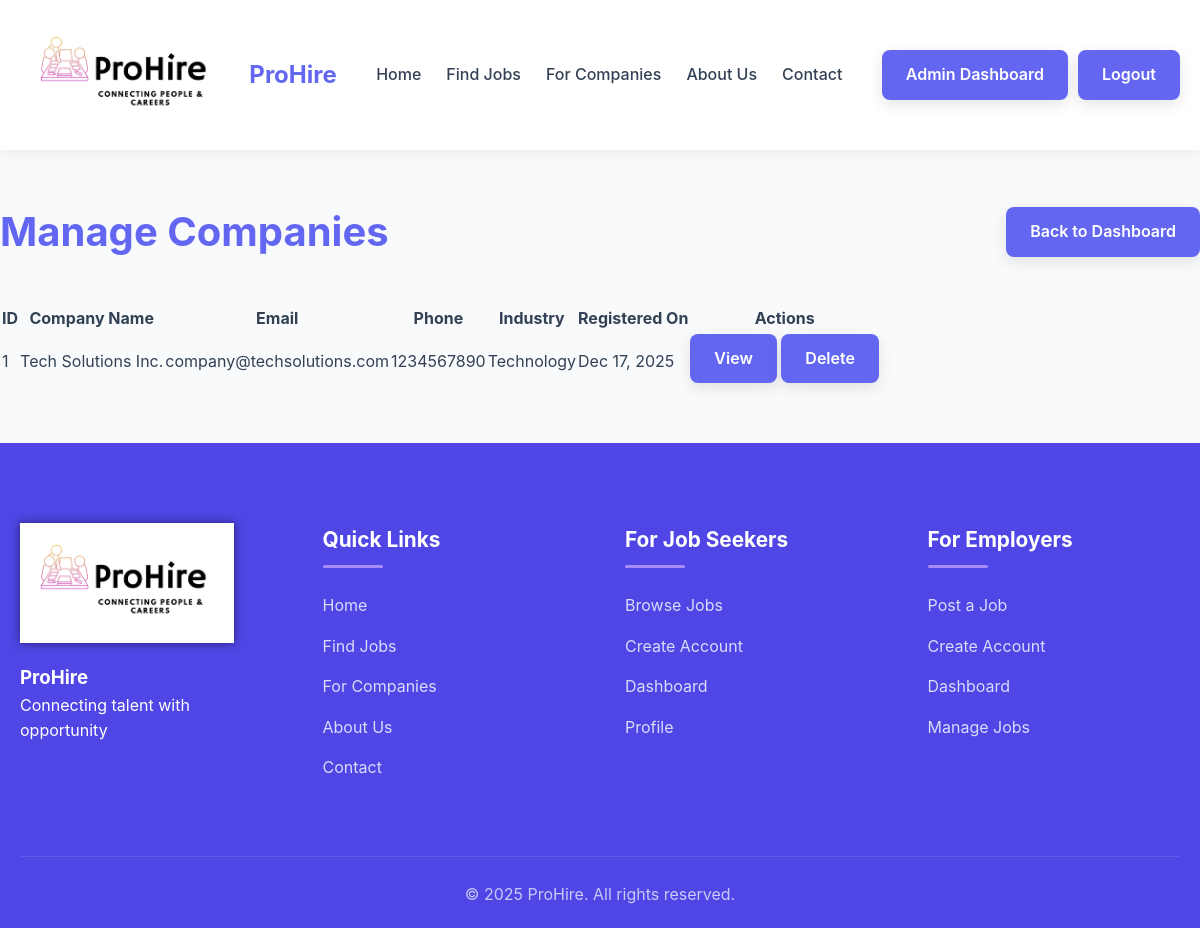
Screenshot of /admin/manage_companies.php (signed in) with the database file from the repository.
### tables this page shows
CREATE TABLE companies (
    id INT(11) AUTO_INCREMENT PRIMARY KEY,
    company_name VARCHAR(100) NOT NULL,
    email VARCHAR(100) NOT NULL UNIQUE,
    password VARCHAR(255) NOT NULL,
    phone VARCHAR(20),
    address TEXT,
    industry VARCHAR(100),
    description TEXT,
    logo_path VARCHAR(255),
    created_at TIMESTAMP DEFAULT CURRENT_TIMESTAMP
);

### admin/manage_companies.php (the view, shortened to what this page needs)
<?php
include_once '../includes/header.php';
$query = "SELECT * FROM companies ORDER BY created_at DESC";
$result = mysqli_query($conn, $query);
?>
<div class="container" style="padding: 50px 0;">
    <div class="dashboard-header">
        <h1>Manage Companies</h1>
        <a href="dashboard.php" class="btn">Back to Dashboard</a>
    </div>
    <?php if (mysqli_num_rows($result) > 0): ?>
        <table class="table">
            <thead>
                <tr>
                    <th>ID</th>
                    <th>Company Name</th>
                    <th>Email</th>
                    <th>Phone</th>
                    <th>Industry</th>
                    <th>Registered On</th>
                    <th>Actions</th>
                </tr>
            </thead>
            <tbody>
                <?php while ($company = mysqli_fetch_assoc($result)): ?>
                    <tr>
                        <td><?php echo $company['id']; ?></td>
                        <td><?php echo $company['company_name']; ?></td>
                        <td><?php echo $company['email']; ?></td>
                        <td><?php echo $company['phone']; ?></td>
                        <td><?php echo $company['industry']; ?></td>
                        <td><?php echo date('M d, Y', strtotime($company['created_at'])); ?></td>
                        <td>
                            <a href="view_company.php?id=<?php echo $company['id']; ?>" class="btn btn-sm">View</a>
                            <a href="manage_companies.php?action=delete&id=<?php echo $company['id']; ?>" class="btn btn-sm" onclick="return confirm('Are you sure you want to delete this company?')">Delete</a>
                        </td>
                    </tr>
                <?php endwhile; ?>
            </tbody>
        </table>
    <?php else: ?>
        <p>No companies found.</p>
    <?php endif; ?>
</div>
<?php include_once '../includes/footer.php'; ?>

### assets/css/style.css (style rules this page uses)
:root { --primary-color: #6366f1; --primary-light: #818cf8; --primary-dark: #4f46e5; --secondary-color: #a78bfa; --text-color: #334155; --light-bg: #f8fafc; --white: #ffffff; --gray: #e2e8f0; --dark-gray: #64748b; --success: #10b981; --warning: #f59e0b; --danger: #ef4444; --shadow-light: 0 4px 12px rgba(0, 0, 0, 0.05); --shadow-medium: 0 10px 30px rgba(0, 0, 0, 0.1); --shadow-deep: 0 15px 40px rgba(0, 0, 0, 0.15); }
* { margin: 0; padding: 0; box-sizing: border-box; }
body { font-family: 'Inter', 'Segoe UI', Tahoma, Geneva, Verdana, sans-serif; line-height: 1.6; color: var(--text-color); background-color: var(--light-bg); min-height: 100vh; }
.container { width: 100%; max-width: 1200px; margin: 0 auto; padding: 0 20px; }
a, .btn, .stat-card, .job-card, .feature-card, .form-control { transition: all 0.3s cubic-bezier(0.25, 0.8, 0.25, 1); }
a { text-decoration: none; color: var(--primary-color); position: relative; }
a::after { content: ''; position: absolute; bottom: 0; left: 0; width: 0; height: 2px; background: var(--primary-color); }
.btn { display: inline-block; padding: 12px 24px; background: var(--primary-color); color: var(--white); border: none; border-radius: 8px; cursor: pointer; font-size: 16px; font-weight: 600; text-align: center; position: relative; overflow: hidden; box-shadow: 0 5px 15px rgba(0, 0, 0, 0.1); z-index: 1; }
.btn:before { content: ''; position: absolute; top: 0; left: -100%; width: 100%; height: 100%; background: rgba(255, 255, 255, 0.2); z-index: -1; }
.dashboard-header { display: flex; justify-content: space-between; align-items: center; margin-bottom: 40px; }
.dashboard-header h1 { color: var(--primary-color); font-size: 2.5rem; font-weight: 700; }

### rows the page displays
companies: id "1", company_name "Tech Solutions Inc.", email "company@techsolutions.com", phone "1234567890", industry "Technology", created_at "Dec 17, 2025"
